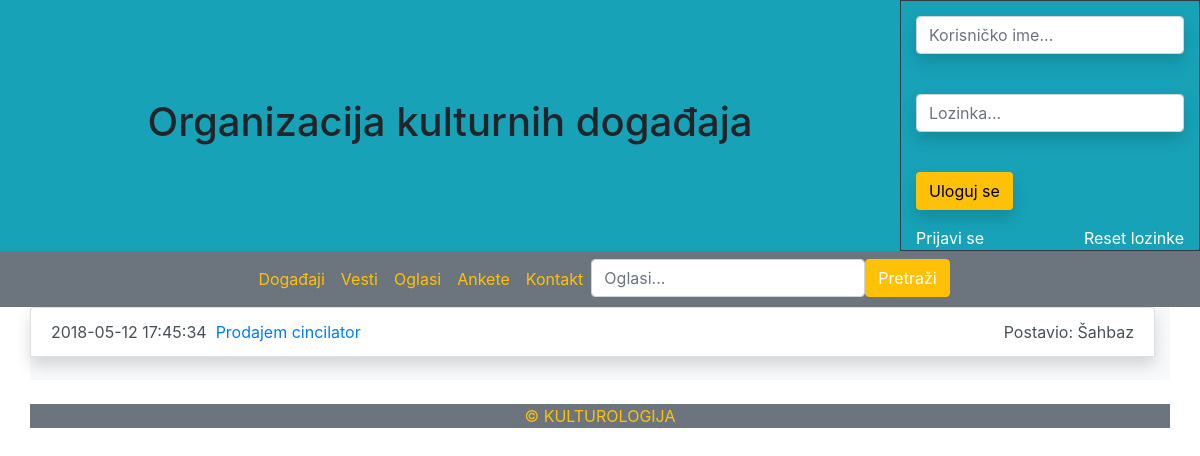
The app's page /oglasi.php with its own data.
### tables this page shows
CREATE TABLE `oglas` (
  `id_oglas` int(11) NOT NULL AUTO_INCREMENT,
  `naslov` varchar(45) NOT NULL,
  `tekst` varchar(1000) NOT NULL,
  `vreme_postavljanja` timestamp NOT NULL DEFAULT CURRENT_TIMESTAMP,
  `vreme_isticanja` timestamp NOT NULL DEFAULT '0000-00-00 00:00:00',
  `autor` varchar(45) NOT NULL,
  `organizacija_id_organizacija` int(11) NOT NULL,
  `brisanje` tinyint(1) DEFAULT '1',
  PRIMARY KEY (`id_oglas`),
  KEY `fk_oglas_organizacija1_idx` (`organizacija_id_organizacija`),
  CONSTRAINT `fk_oglas_organizacija1` FOREIGN KEY (`organizacija_id_organizacija`) REFERENCES `organizacija` (`id_organizacija`) ON DELETE NO ACTION ON UPDATE NO ACTION
);

### oglasi.php (the view, shortened to what this page needs)
<?php
    $poruka = "";
    include_once "moduli/loginModul.php";
    if(!isset($_GET['search'])){
        $oglasi = mysqli_query($link, "SELECT * FROM oglas og, organizacija o WHERE og.vreme_isticanja > CURDATE() AND og.organizacija_id_organizacija=o.id_organizacija ORDER BY og.vreme_postavljanja ASC");
    }
?>
<!DOCTYPE html>
<html>
<head>
<?php
    include_once "moduli/bootstrapModul.php";
?>
</head>
<body>
<?php
    include_once "moduli/headerModul.php";
?>
<?php
    include_once "moduli/navModul.php";
?>
<div class="container list-group bg-light">
<?php
if($poruka){
    echo $poruka;
} else {
    while($oglas = mysqli_fetch_array($oglasi))
        echo "<div class='list-group-item list-group-item-action shadow'><div class='d-flex'>" . $oglas['vreme_postavljanja']." &nbsp; <a href='oglasVise.php?id=" . $oglas['id_oglas'] . "'>" . $oglas['naslov']."</a> <div class='ml-auto'>Postavio: " . $oglas['autor'] . "</div></div></div><br/>";
}
?>
</div>
<?php
    include_once "moduli/footerModul.php";
?>
</body>
</html>

### records on screen
oglas: vreme_postavljanja "2018-05-12 17:45:34", naslov "Prodajem cincilator", autor "Šahbaz"
